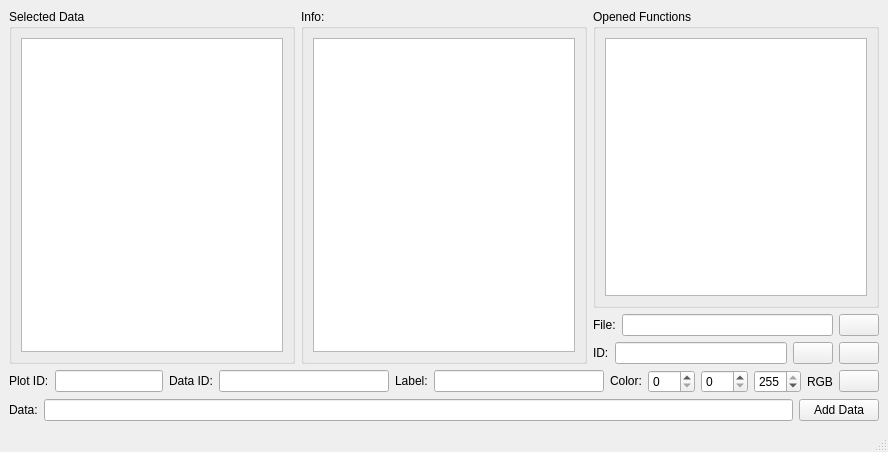
<?xml version="1.0" encoding="UTF-8"?>
<ui version="4.0">
 <class>DataWindow</class>
 <widget class="QMainWindow" name="DataWindow">
  <property name="geometry">
   <rect>
    <x>0</x>
    <y>0</y>
    <width>888</width>
    <height>452</height>
   </rect>
  </property>
  <property name="windowTitle">
   <string>MainWindow</string>
  </property>
  <widget class="QWidget" name="centralwidget">
   <layout class="QVBoxLayout" name="verticalLayout_2">
    <item>
     <layout class="QVBoxLayout" name="verticalLayout">
      <item>
       <layout class="QHBoxLayout" name="horizontalLayout_3">
        <item>
         <layout class="QVBoxLayout" name="verticalLayout_7">
          <item>
           <widget class="QGroupBox" name="groupBox_13">
            <property name="title">
             <string>Selected Data</string>
            </property>
            <layout class="QHBoxLayout" name="horizontalLayout_11">
             <item>
              <widget class="QListWidget" name="selected_data">
               <property name="dragEnabled">
                <bool>false</bool>
               </property>
               <property name="dragDropOverwriteMode">
                <bool>false</bool>
               </property>
               <property name="dragDropMode">
                <enum>QAbstractItemView::NoDragDrop</enum>
               </property>
               <property name="defaultDropAction">
                <enum>Qt::MoveAction</enum>
               </property>
               <property name="selectionMode">
                <enum>QAbstractItemView::SingleSelection</enum>
               </property>
               <property name="layoutMode">
                <enum>QListView::Batched</enum>
               </property>
               <property name="sortingEnabled">
                <bool>false</bool>
               </property>
              </widget>
             </item>
            </layout>
           </widget>
          </item>
         </layout>
        </item>
        <item>
         <widget class="QGroupBox" name="groupBox">
          <property name="title">
           <string>Info:</string>
          </property>
          <layout class="QHBoxLayout" name="horizontalLayout">
           <item>
            <widget class="QTextEdit" name="data_info">
             <property name="html">
              <string>&lt;!DOCTYPE HTML PUBLIC &quot;-//W3C//DTD HTML 4.0//EN&quot; &quot;http://www.w3.org/TR/REC-html40/strict.dtd&quot;&gt;
&lt;html&gt;&lt;head&gt;&lt;meta name=&quot;qrichtext&quot; content=&quot;1&quot; /&gt;&lt;style type=&quot;text/css&quot;&gt;
p, li { white-space: pre-wrap; }
&lt;/style&gt;&lt;/head&gt;&lt;body style=&quot; font-family:'MS Shell Dlg 2'; font-size:7.8pt; font-weight:400; font-style:normal;&quot;&gt;
&lt;p style=&quot;-qt-paragraph-type:empty; margin-top:0px; margin-bottom:0px; margin-left:0px; margin-right:0px; -qt-block-indent:0; text-indent:0px;&quot;&gt;&lt;br /&gt;&lt;/p&gt;&lt;/body&gt;&lt;/html&gt;</string>
             </property>
            </widget>
           </item>
          </layout>
         </widget>
        </item>
        <item>
         <layout class="QVBoxLayout" name="verticalLayout_6">
          <item>
           <widget class="QGroupBox" name="groupBox_12">
            <property name="title">
             <string>Opened Functions</string>
            </property>
            <layout class="QHBoxLayout" name="horizontalLayout_10">
             <item>
              <widget class="QListWidget" name="opened_functions">
               <property name="dragEnabled">
                <bool>false</bool>
               </property>
               <property name="dragDropOverwriteMode">
                <bool>false</bool>
               </property>
               <property name="dragDropMode">
                <enum>QAbstractItemView::NoDragDrop</enum>
               </property>
               <property name="defaultDropAction">
                <enum>Qt::MoveAction</enum>
               </property>
               <property name="selectionMode">
                <enum>QAbstractItemView::SingleSelection</enum>
               </property>
               <property name="layoutMode">
                <enum>QListView::Batched</enum>
               </property>
               <property name="sortingEnabled">
                <bool>false</bool>
               </property>
              </widget>
             </item>
            </layout>
           </widget>
          </item>
          <item>
           <layout class="QHBoxLayout" name="horizontalLayout_29">
            <property name="sizeConstraint">
             <enum>QLayout::SetMinimumSize</enum>
            </property>
            <item>
             <widget class="QLabel" name="load_label_14">
              <property name="enabled">
               <bool>true</bool>
              </property>
              <property name="sizePolicy">
               <sizepolicy hsizetype="Minimum" vsizetype="Fixed">
                <horstretch>0</horstretch>
                <verstretch>0</verstretch>
               </sizepolicy>
              </property>
              <property name="autoFillBackground">
               <bool>true</bool>
              </property>
              <property name="text">
               <string>File:</string>
              </property>
             </widget>
            </item>
            <item>
             <widget class="QLineEdit" name="function_file_path">
              <property name="sizePolicy">
               <sizepolicy hsizetype="MinimumExpanding" vsizetype="Fixed">
                <horstretch>0</horstretch>
                <verstretch>0</verstretch>
               </sizepolicy>
              </property>
              <property name="text">
               <string/>
              </property>
             </widget>
            </item>
            <item>
             <widget class="QPushButton" name="browse_function">
              <property name="sizePolicy">
               <sizepolicy hsizetype="Fixed" vsizetype="Fixed">
                <horstretch>0</horstretch>
                <verstretch>0</verstretch>
               </sizepolicy>
              </property>
              <property name="text">
               <string/>
              </property>
              <property name="icon">
               <iconset resource="resources.qrc">
                <normaloff>:/icons/browse.png</normaloff>:/icons/browse.png</iconset>
              </property>
             </widget>
            </item>
           </layout>
          </item>
          <item>
           <layout class="QHBoxLayout" name="horizontalLayout_20">
            <item>
             <widget class="QLabel" name="label">
              <property name="sizePolicy">
               <sizepolicy hsizetype="Fixed" vsizetype="Preferred">
                <horstretch>0</horstretch>
                <verstretch>0</verstretch>
               </sizepolicy>
              </property>
              <property name="text">
               <string>ID:</string>
              </property>
             </widget>
            </item>
            <item>
             <widget class="QLineEdit" name="function_id"/>
            </item>
            <item>
             <widget class="QPushButton" name="add_function">
              <property name="text">
               <string/>
              </property>
              <property name="icon">
               <iconset resource="resources.qrc">
                <normaloff>:/icons/plus.png</normaloff>:/icons/plus.png</iconset>
              </property>
             </widget>
            </item>
            <item>
             <widget class="QPushButton" name="rm_function">
              <property name="text">
               <string/>
              </property>
              <property name="icon">
               <iconset resource="resources.qrc">
                <normaloff>:/icons/minus.png</normaloff>:/icons/minus.png</iconset>
              </property>
             </widget>
            </item>
           </layout>
          </item>
         </layout>
        </item>
       </layout>
      </item>
      <item>
       <layout class="QHBoxLayout" name="horizontalLayout_9">
        <item>
         <widget class="QLabel" name="label_35">
          <property name="sizePolicy">
           <sizepolicy hsizetype="Fixed" vsizetype="Fixed">
            <horstretch>0</horstretch>
            <verstretch>0</verstretch>
           </sizepolicy>
          </property>
          <property name="text">
           <string>Plot ID:</string>
          </property>
         </widget>
        </item>
        <item>
         <widget class="QLineEdit" name="plot_id">
          <property name="sizePolicy">
           <sizepolicy hsizetype="Fixed" vsizetype="Fixed">
            <horstretch>0</horstretch>
            <verstretch>0</verstretch>
           </sizepolicy>
          </property>
         </widget>
        </item>
        <item>
         <widget class="QLabel" name="label_36">
          <property name="sizePolicy">
           <sizepolicy hsizetype="Fixed" vsizetype="Fixed">
            <horstretch>0</horstretch>
            <verstretch>0</verstretch>
           </sizepolicy>
          </property>
          <property name="text">
           <string>Data ID:</string>
          </property>
         </widget>
        </item>
        <item>
         <widget class="QLineEdit" name="data_id">
          <property name="sizePolicy">
           <sizepolicy hsizetype="Minimum" vsizetype="Fixed">
            <horstretch>0</horstretch>
            <verstretch>0</verstretch>
           </sizepolicy>
          </property>
         </widget>
        </item>
        <item>
         <widget class="QLabel" name="label_2">
          <property name="sizePolicy">
           <sizepolicy hsizetype="Fixed" vsizetype="Fixed">
            <horstretch>0</horstretch>
            <verstretch>0</verstretch>
           </sizepolicy>
          </property>
          <property name="text">
           <string>Label:</string>
          </property>
         </widget>
        </item>
        <item>
         <widget class="QLineEdit" name="data_label">
          <property name="sizePolicy">
           <sizepolicy hsizetype="Minimum" vsizetype="Fixed">
            <horstretch>0</horstretch>
            <verstretch>0</verstretch>
           </sizepolicy>
          </property>
         </widget>
        </item>
        <item>
         <widget class="QLabel" name="label_4">
          <property name="sizePolicy">
           <sizepolicy hsizetype="Fixed" vsizetype="Fixed">
            <horstretch>0</horstretch>
            <verstretch>0</verstretch>
           </sizepolicy>
          </property>
          <property name="text">
           <string>Color:</string>
          </property>
         </widget>
        </item>
        <item>
         <widget class="QSpinBox" name="data_R_n">
          <property name="sizePolicy">
           <sizepolicy hsizetype="Fixed" vsizetype="Fixed">
            <horstretch>0</horstretch>
            <verstretch>0</verstretch>
           </sizepolicy>
          </property>
          <property name="maximum">
           <number>255</number>
          </property>
         </widget>
        </item>
        <item>
         <widget class="QSpinBox" name="data_G_n">
          <property name="sizePolicy">
           <sizepolicy hsizetype="Fixed" vsizetype="Fixed">
            <horstretch>0</horstretch>
            <verstretch>0</verstretch>
           </sizepolicy>
          </property>
          <property name="maximum">
           <number>255</number>
          </property>
         </widget>
        </item>
        <item>
         <widget class="QSpinBox" name="data_B_n">
          <property name="sizePolicy">
           <sizepolicy hsizetype="Fixed" vsizetype="Fixed">
            <horstretch>0</horstretch>
            <verstretch>0</verstretch>
           </sizepolicy>
          </property>
          <property name="maximum">
           <number>255</number>
          </property>
          <property name="value">
           <number>255</number>
          </property>
         </widget>
        </item>
        <item>
         <widget class="QLabel" name="label_6">
          <property name="sizePolicy">
           <sizepolicy hsizetype="Fixed" vsizetype="Preferred">
            <horstretch>0</horstretch>
            <verstretch>0</verstretch>
           </sizepolicy>
          </property>
          <property name="text">
           <string>RGB</string>
          </property>
         </widget>
        </item>
        <item>
         <widget class="QPushButton" name="browse_color">
          <property name="sizePolicy">
           <sizepolicy hsizetype="Fixed" vsizetype="Fixed">
            <horstretch>0</horstretch>
            <verstretch>0</verstretch>
           </sizepolicy>
          </property>
          <property name="text">
           <string/>
          </property>
          <property name="icon">
           <iconset resource="resources.qrc">
            <normaloff>:/icons/browse.png</normaloff>:/icons/browse.png</iconset>
          </property>
         </widget>
        </item>
       </layout>
      </item>
      <item>
       <layout class="QHBoxLayout" name="horizontalLayout_2">
        <item>
         <widget class="QLabel" name="label_37">
          <property name="sizePolicy">
           <sizepolicy hsizetype="Fixed" vsizetype="Fixed">
            <horstretch>0</horstretch>
            <verstretch>0</verstretch>
           </sizepolicy>
          </property>
          <property name="text">
           <string>Data:</string>
          </property>
         </widget>
        </item>
        <item>
         <widget class="QLineEdit" name="data_line">
          <property name="sizePolicy">
           <sizepolicy hsizetype="Minimum" vsizetype="Fixed">
            <horstretch>0</horstretch>
            <verstretch>0</verstretch>
           </sizepolicy>
          </property>
         </widget>
        </item>
        <item>
         <widget class="QPushButton" name="add_data">
          <property name="sizePolicy">
           <sizepolicy hsizetype="Fixed" vsizetype="Fixed">
            <horstretch>0</horstretch>
            <verstretch>0</verstretch>
           </sizepolicy>
          </property>
          <property name="text">
           <string>Add Data</string>
          </property>
          <property name="icon">
           <iconset resource="resources.qrc">
            <normaloff>:/icons/plus.png</normaloff>:/icons/plus.png</iconset>
          </property>
         </widget>
        </item>
       </layout>
      </item>
     </layout>
    </item>
   </layout>
  </widget>
  <widget class="QMenuBar" name="menubar">
   <property name="geometry">
    <rect>
     <x>0</x>
     <y>0</y>
     <width>888</width>
     <height>26</height>
    </rect>
   </property>
  </widget>
  <widget class="QStatusBar" name="statusbar"/>
 </widget>
 <resources>
  <include location="resources.qrc"/>
 </resources>
 <connections/>
</ui>
